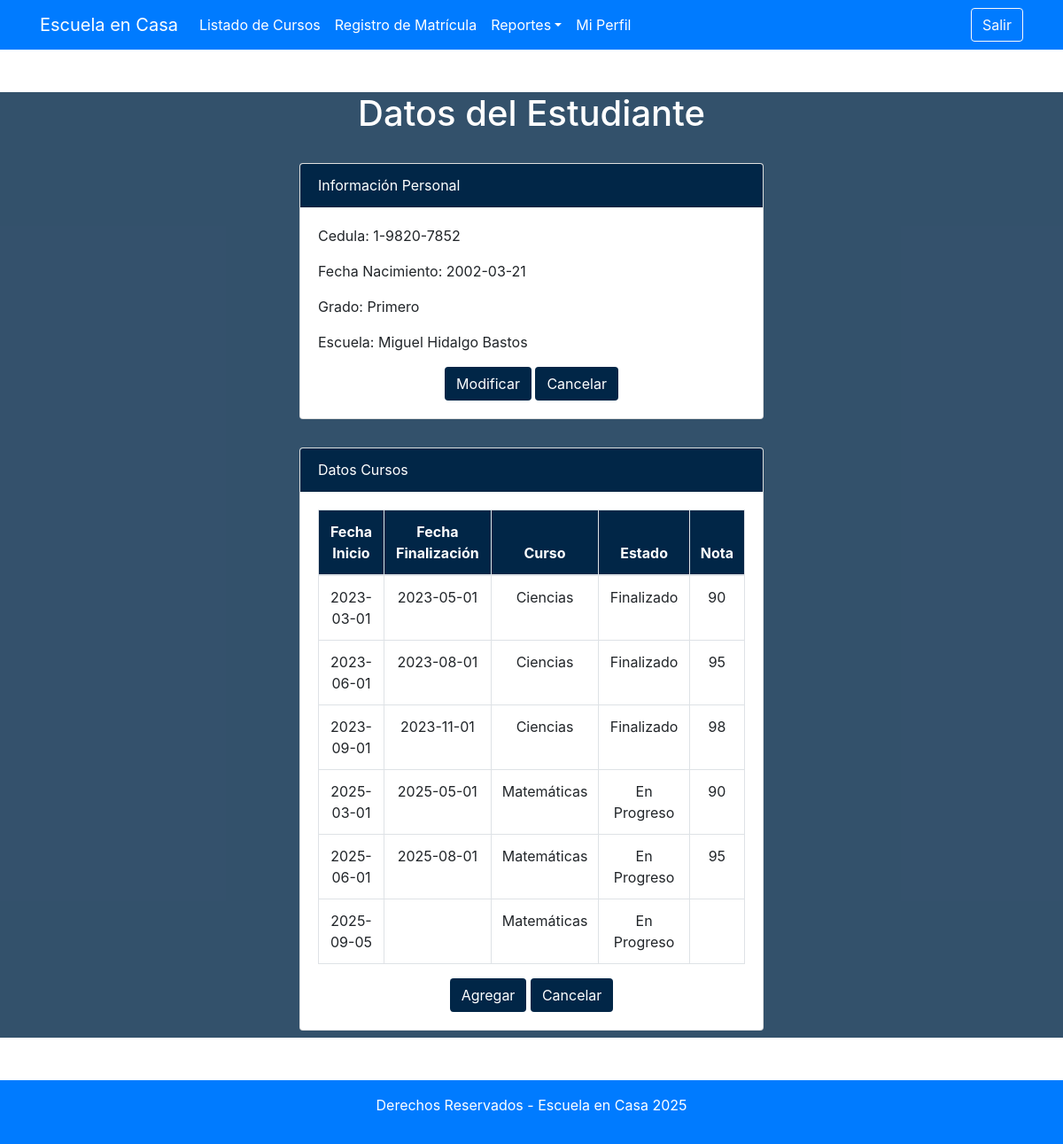
The page /app/views/nota/listado.php (signed in) on the database its author committed.
### tables this page shows
create table nota (
  id_nota INT NOT NULL AUTO_INCREMENT,
  id_estudiante INT NOT NULL,
  id_curso INT NOT NULL,
  nota int,
  fecha_inicio_trimestre date,
  fecha_final_trimestre date,
  PRIMARY KEY (id_nota),
  foreign key fk_id_estudiante (id_estudiante) references estudiante(id_estudiante),  
  foreign key fk_id_curso (id_curso) references curso(id_curso)  
  );

create table curso (
  id_curso INT NOT NULL AUTO_INCREMENT,
  descripcion  VARCHAR(1600),
  grado  VARCHAR(15),
  detalle VARCHAR(1600),
  ruta_imagen varchar(1024),
  estado  VARCHAR(15),
id_usuario INT,
  PRIMARY KEY (id_curso),
  foreign key fk_usuario_id (id_usuario) references usuario(id_usuario)  );

### app/models/curso.php (called while the page is built, shortened)
<?php
require_once $_SERVER['DOCUMENT_ROOT'] . '/G1_SC-502_JN_Proyecto/config/database.php';
class curso
{
    public static function get_notas()
    {
        global $conn;
        $sql = "SELECT n.id_curso, n.nota, n.fecha_inicio_trimestre, n.fecha_final_trimestre,
        c.estado, c.descripcion
        FROM nota n
        JOIN curso c ON n.id_curso = c.id_curso
        WHERE n.id_estudiante = " . $_SESSION['id_estudiante'] . " ";
        $result = $conn->query($sql);
        $cursos = [];
        if ($result->num_rows > 0) {
            while ($row = $result->fetch_assoc()) {
                $cursos[] = $row;
            }
        }
        return $cursos;
    }
}
?>

### app/controller/cursoController.php (called while the page is built, shortened)
<?php
require_once __DIR__ .'/../models/curso.php';
function get_notas() {
    try {
        $cursos = curso::get_notas();
        return ['cursos' => $cursos];
    } catch (Exception $e) {
        header("Location: ../../layout.php?status=error&msg=" . urlencode($e->getMessage()));
        exit();
    }
}
?>

### app/views/nota/listado.php (the view, shortened to what this page needs)
<?php
include $_SERVER['DOCUMENT_ROOT'] . '/G1_SC-502_JN_Proyecto/app/controller/cursoController.php';
$data = get_notas();
$cursos = $data['cursos'];
?>
<!DOCTYPE html>
<html>
<head>
    <link rel="stylesheet" href="https://maxcdn.bootstrapcdn.com/bootstrap/4.0.0/css/bootstrap.min.css">
    <link href="/G1_SC-502_JN_Proyecto/public/css/style.css" rel="stylesheet" type="text/css" />
</head>
<body>
    <?php
    include $_SERVER['DOCUMENT_ROOT'] . '/G1_SC-502_JN_Proyecto/app/views/nav_menu.php'
        ?>
    <section class="class bg-custom" id="estudiante">
        <div class="container mt-5">
            <h1 class="text-center text-white">Datos del Estudiante</h1>
            <div class="row mt-4">
                <div class="col-md-6">
                    <div class="card">
                        <div class="card-header bg-body-custom text-white">Información Personal</div>
                        <div class="card-body">
                            <div class="mb-3">
                                <p for="cedula">Cedula: <?= htmlspecialchars($_SESSION['cedula']); ?></p>
                                <p for="fecha_nacimiento">Fecha Nacimiento:
                                    <?= htmlspecialchars($_SESSION['fecha_nacimiento']); ?>
                                </p>
                                <p for="grado">Grado: <?= htmlspecialchars($_SESSION['grado']); ?></p>
                                <p for="escuela">Escuela: <?= htmlspecialchars($_SESSION['escuela']); ?></p>
                            </div>
                            <div class="mt-3 text-center">
                                <a href="" class="btn bg-body-custom text-white" id="modify-info" data-toggle="modal"
                                    data-target="#modifyModal">Modificar</a>
                                <a href="" class="btn bg-body-custom text-white">Cancelar</a>
                            </div>
                        </div>
                    </div>
                </div>
                <div class="col-md-6">
                    <div class="card">
                        <div class="card-header bg-body-custom text-white">Datos Cursos</div>
                        <div class="card-body">
                            <table class="table table-bordered text-center">
                                <thead class="bg-body-custom text-white">
                                    <tr>
                                        <th>Fecha Inicio</th>
                                        <th>Fecha Finalización</th>
                                        <th>Curso</th>
                                        <th>Estado</th>
                                        <th>Nota</th>
                                    </tr>
                                </thead>
                                <?php if (!empty($cursos)): ?>
                                        <tbody>
                                            <?php foreach ($cursos as $curso): ?>
                                                <tr>
                                                    <td><?= htmlspecialchars($curso['fecha_inicio_trimestre']); ?></td>
                                                    <td><?= htmlspecialchars($curso['fecha_final_trimestre']); ?></td>
                                                    <td><?= htmlspecialchars($curso['descripcion']); ?></td>
                                                    <td><?= htmlspecialchars($curso['estado']); ?></td>
                                                    <td><?= htmlspecialchars($curso['nota']); ?></td>
                                                </tr>
                                            <?php endforeach; ?>
                                        </tbody>
                                    <?php endif; ?>
                            </table>
                            <div class="mt-3 text-center">
                                <a href="/G1_SC-502_JN_Proyecto/app/views/curso/registro_matricula.php" class="btn bg-body-custom text-white">Agregar</a>
                                <a href="" class="btn bg-body-custom text-white">Cancelar</a>
                            </div>
                        </div>
                    </div>
                </div>
            </div>
        </div>
    </section>
    <footer footer th:fragment="footer" class="navbar-light bg-primary text-white mt-5 p-3">
        <div class="container">
            <p class="text-center">Derechos Reservados - Escuela en Casa 2025</p>
        </div>
    </footer>
</body>
</html>

### app/views/nav_menu.php (shortened to what this page needs)
<nav class="navbar navbar-expand-lg navbar-light bg-primary">
    <div class="container">
        <a class="navbar-brand text-white" href="/G1_SC-502_JN_Proyecto/app/views/layout.php">Escuela en Casa</a>
        <div class="collapse navbar-collapse" id="navbarNav">
            <ul class="navbar-nav">
                <?php if ($_SESSION['rol'] === 'ROLE_USER'): ?>
                    <li class="nav-item"><a class="nav-link text-white" href="/G1_SC-502_JN_Proyecto/app/views/curso/listado.php">Listado de Cursos</a></li>
                    <li class="nav-item"><a class="nav-link text-white" href="/G1_SC-502_JN_Proyecto/app/views/curso/registro_matricula.php">Registro de Matrícula</a></li>
                    <li class="nav-item dropdown">
                        <a class="nav-link dropdown-toggle text-white" data-toggle="dropdown" href="#" role="button" aria-expanded="false">Reportes</a>
                    </li>
                    <li class="nav-item"><a class="nav-link text-white" href="/G1_SC-502_JN_Proyecto/app/views/nota/listado.php">Mi Perfil</a></li>
                <?php endif; ?>
            </ul>
        </div>
        <ul class="navbar-nav">
            <li class="nav-item my-auto">
                <a class="btn btn-outline-light" href="/G1_SC-502_JN_Proyecto/index.php">Salir</a>
            </li>
        </ul>
    </div>
</nav>

### public/css/style.css (style rules this page uses)
section.bg-custom { background: rgba(1, 38, 71,0.8) !important; }
.bg-body-custom { background: rgba(1, 38, 71); }
.row { display: flex; justify-content: center; flex-wrap: wrap; gap: 1rem; }
.card { margin: 0.5rem; }

### rows shown on the page
nota: fecha_inicio_trimestre "2023-03-01", fecha_final_trimestre "2023-05-01", id_curso.descripcion "Ciencias", id_curso.estado "Finalizado", nota "90"
nota: fecha_inicio_trimestre "2023-06-01", fecha_final_trimestre "2023-08-01", id_curso.descripcion "Ciencias", id_curso.estado "Finalizado", nota "95"
nota: fecha_inicio_trimestre "2023-09-01", fecha_final_trimestre "2023-11-01", id_curso.descripcion "Ciencias", id_curso.estado "Finalizado", nota "98"
nota: fecha_inicio_trimestre "2025-03-01", fecha_final_trimestre "2025-05-01", id_curso.descripcion "Matemáticas", id_curso.estado "En Progreso", nota "90"
nota: fecha_inicio_trimestre "2025-06-01", fecha_final_trimestre "2025-08-01", id_curso.descripcion "Matemáticas", id_curso.estado "En Progreso", nota "95"
nota: fecha_inicio_trimestre "2025-09-05", id_curso.descripcion "Matemáticas", id_curso.estado "En Progreso"

### other values the page prints
$_SESSION['cedula'] "1-9820-7852"
$_SESSION['fecha_nacimiento'] "2002-03-21"
$_SESSION['grado'] "Primero"
$_SESSION['escuela'] "Miguel Hidalgo Bastos"
